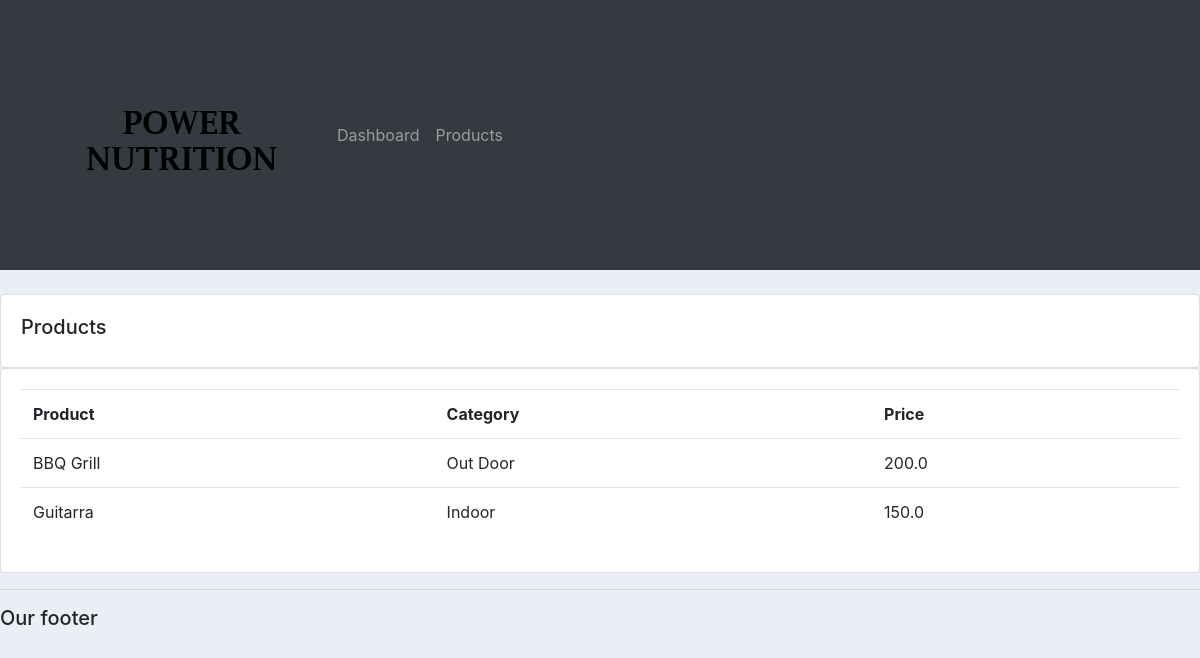
Screenshot of /products/ with the database file from the repository.
### account/models.py (models this page shows, shortened)
class Product(models.Model):
    CATEGORY = (
            ('Indoor', 'Indoor'),
            ('Out Door', 'Out Door'),
            )
    name = models.CharField(max_length=200, null=True)
    price = models.FloatField(null=True)
    category = models.CharField(max_length=200, null=True, choices=CATEGORY)
    description = models.CharField(max_length=500, null=True, blank=True)
    date_created = models.DateTimeField(auto_now_add=True, null=True)
    tags = models.ManyToManyField(Tag)

### account/views.py (the view)
# urls.py: path('products/', views.products, name='products'),
def products(request):
    products = Product.objects.all()
    return render(request, 'account/products.html', {'products': products})

### account/templates/account/products.html
{% extends 'account/main.html' %}
{% block content %}
		<br>
		<div class="row">
			<div class="col-md">
				<div class="card card-body">
					<h5>Products</h5>
				</div>
				<div class="card card-body">
					<table class="table">
						<tr>
							<th>Product</th>
							<th>Category</th>
							<th>Price</th>
						</tr>
						{% for i in products %}
							<tr>
								<td>{{i.name}}</td>
								<td>{{i.category}}</td>
								<td>{{i.price}}</td>
							</tr>
						{% endfor %}
					</table>
				</div>
			</div>
		</div>
{% endblock %}

### static/css/main.css (style rules this page uses)
body { background-color: #ebeff5; }

### rows the page displays
Product: name "BBQ Grill", category "Out Door", price "200.0"
Product: name "Guitarra", category "Indoor", price "150.0"
